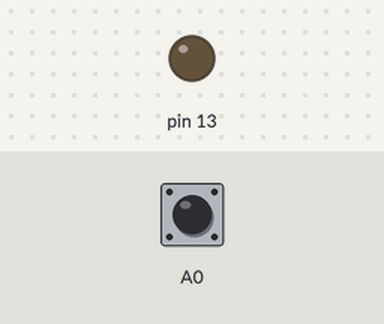
The sketch below on a simulated Arduino Uno, built with avr-gcc and run on an emulated ATmega328P. On the bench: output pins drawn as LEDs (lit = HIGH). Inputs (shaded band) come from the test bench; at power-on: A0 HIGH.

Above: at 1.2 s.
1.3 s: A0 pulled LOW for 0.15 s
At 2.2 s:
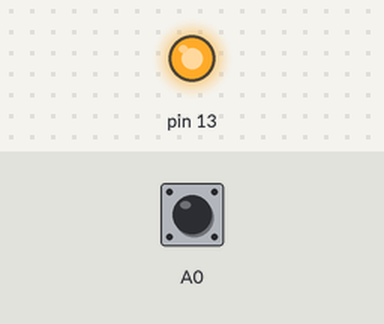
2.9 s: A0 pulled LOW for 1 s
At 3.4 s:
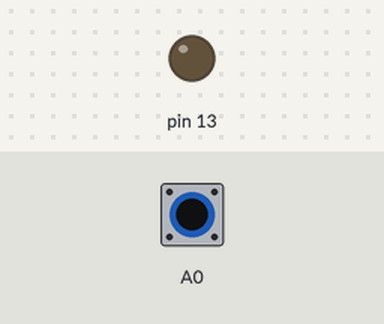
5.4 s: A0 pulled LOW for 3.2 s
At 6.5 s:
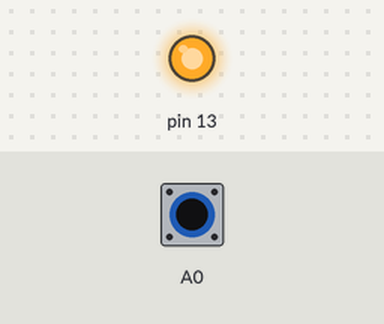
Timing chart, 0 to 8.4 s (numbered marks = the images above; inputs shaded):
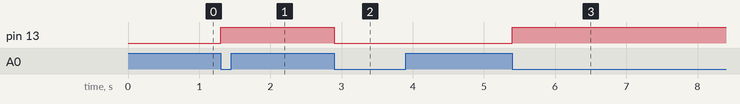

Measured:
- after the input at 1.3 s, pin 13: LOW → HIGH at once
- after the input at 2.9 s, pin 13: HIGH → LOW at once
- after the input at 5.4 s, pin 13: LOW → HIGH at once

The sketch:

desafio.ino
```cpp
int estado = 0;

void setup() {
    pinMode(13, OUTPUT);
    pinMode(A0, INPUT_PULLUP);
}

void loop() {
    switch (estado) {
        case 0:
            digitalWrite(13, LOW);

            if (digitalRead(A0) == 0) {
                estado = 1;
                digitalWrite(13, HIGH);
                delay(100);
            }
        break;

        case 1:
            if (digitalRead(A0) == 1) {
                estado = 2;
                digitalWrite(13, HIGH);
            }
        break;

        case 2:
            if (digitalRead(A0) == 0) {
                estado = 3;
                digitalWrite(13, LOW);
            }
        break;

        case 3:
            if (digitalRead(A0) == 1) {
                estado = 0;
                digitalWrite(13, LOW);
            }
        break;


    }
}
```
